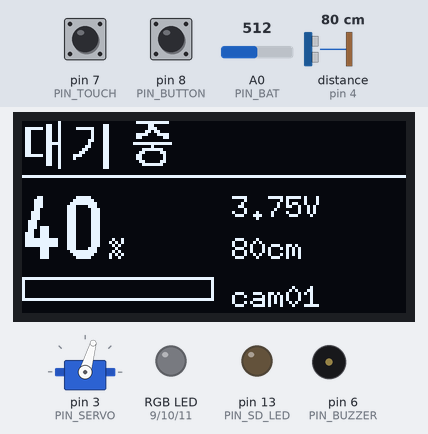
Simulated run of this sketch. Board: Arduino Uno, built with avr-gcc and run on an emulated ATmega328P. Shown: 128×64 one-colour display, servo, an RGB LED mixed from three pins (HIGH = lit), output pins drawn as LEDs (lit = HIGH), buzzer (waves = sounding). Wiring (inferred from the names in the program): ultrasonic range finder: trigger pin 5; echo pin 4. Dashed ring = blinking. The test bench sets the inputs (shaded band); at power-on: distance to the obstacle (sensor on pin 4) 80 cm, A0 (PIN_BAT) = 512, pin 7 (PIN_TOUCH) LOW, pin 8 (PIN_BUTTON) LOW. The echo pulse lasts 58.3 µs per cm; pins used as bus, display or sensor lines are not drawn; what the sketch prints to the serial monitor is not drawn.

Above: at 1.5 s.
1.6 s: distance to the obstacle (sensor on pin 4) set to 33 cm
At 3.9 s:
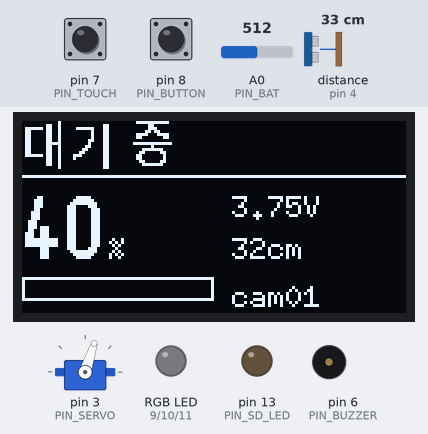
4.6 s: distance to the obstacle (sensor on pin 4) set to 27 cm
At 6.11 s:
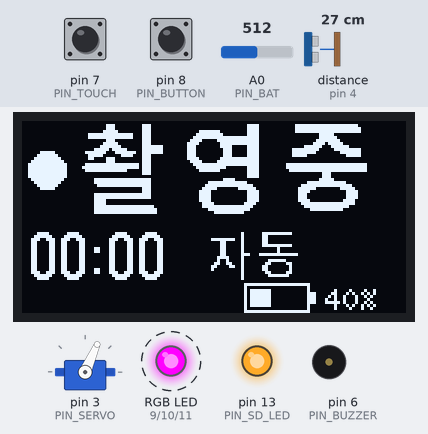
7.6 s: A0 (PIN_BAT) set to 0
At 9.62 s:
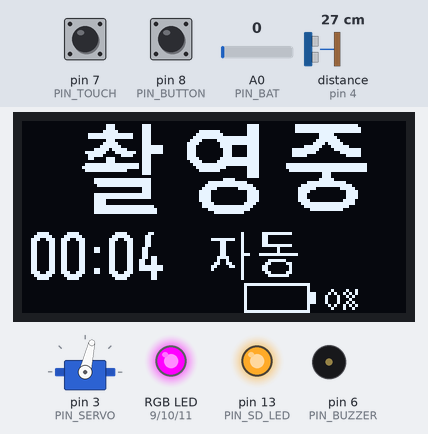
Timing chart, 0 to 25.4 s (numbered marks = the images above; inputs shaded):
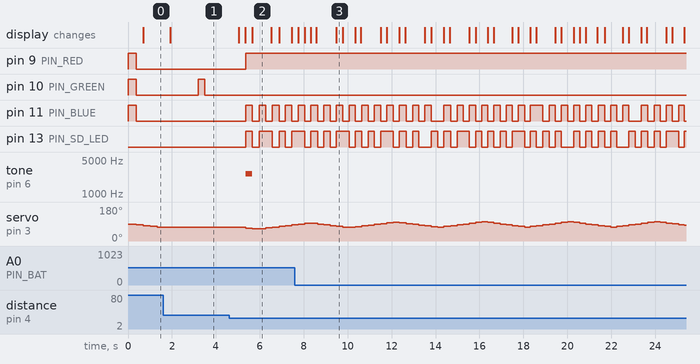

The sketch:

mini_bodycam_v5.ino
```cpp
/*
  미니 바디캠 v5 (코딩어레이 키트 연습용)

  v5 변경: 초음파 자동 녹화를 더 잘 감지하도록 개선
  - 한 번 잰 값 대신 3번 재서 가운데 값(중앙값)을 사용 -> 튀는 값 제거
  - "1초 동안 한 번도 안 놓치고 가까이" 대신 "가까이 점수"를 쌓는 방식
    (가끔 측정이 실패해도 녹화가 시작됨)
  - 화면에 거리 막대와 감지 점수 표시, 시리얼에 'd' 를 보내면 거리 값을 계속 출력

  v3 추가: OLED 화면에 "촬영중", 녹화 시간, 배터리, 거리 표시
  - 라이브러리 매니저에서 "U8g2" (olikraus) 설치 필요
  - OLED는 A4(SDA), A5(SCL)를 쓰므로 써미스터(A4), 불꽃 센서(A5)의 DIP 스위치는 OFF
  - 같은 폴더에 hangul.h 파일이 있어야 합니다

  v1 기능: 버튼 녹화, 상태 LED, 부저 알림, 배터리(슬라이드), 충전(터치)
  v2 추가:
  - 초음파 센서: 사람이 30cm 안으로 1초 이상 다가오면 자동으로 녹화 시작,
                 멀어진 뒤 10초가 지나면 자동 종료 (실제 바디캠의 "자동 녹화 트리거" 개념)
                 버튼으로 시작한 녹화는 버튼으로만 끈다
  - 서보모터: 평상시에는 배터리 게이지 바늘 (0도 = 0%, 180도 = 100%)
              녹화 중에는 좌우로 천천히 회전 (카메라 회전대 흉내)

  [핀]
  버튼 D8, 터치 D7, 부저 D6, RGB D9 D10 D11, Red LED D13, 슬라이드 A0
  초음파 Trig D5 (보내기), Echo D4 (받기)
  서보 D3
*/

#include <Servo.h>
#include <U8g2lib.h>
#include <Wire.h>
#include "hangul.h"

// ---- OLED 화면 ----
// 화면이 안 나오거나 글자가 옆으로 2칸 밀려 보이면 아래 줄 대신 SH1106 줄을 쓰세요
U8G2_SSD1306_128X64_NONAME_1_HW_I2C oled(U8G2_R0, U8X8_PIN_NONE);
// U8G2_SH1106_128X64_NONAME_1_HW_I2C oled(U8G2_R0, U8X8_PIN_NONE);
// 화면이 거꾸로 보이면 U8G2_R0 을 U8G2_R2 로 바꾸세요

// ---- 핀 번호 ----
const int PIN_BUTTON = 8;
const int PIN_TOUCH  = 7;
const int PIN_BUZZER = 6;
const int PIN_RED    = 9;
const int PIN_GREEN  = 10;
const int PIN_BLUE   = 11;
const int PIN_SD_LED = 13;
const int PIN_BAT    = A0;
const int PIN_SERVO  = 3;
const int PIN_TRIG   = 5;          // 초음파 보내기
const int PIN_ECHO   = 4;          // 초음파 받기

// ---- 설정 ----
const int LOW_BATTERY    = 15;     // %
const int APPROACH_CM    = 30;     // 이 거리 안으로 오면 "가까움"
const int NEAR_SCORE_MAX = 10;     // 가까이 점수 최대값
const int NEAR_SCORE_ON  = 6;      // 점수가 이만큼 쌓이면 자동 녹화 (약 1초)
const unsigned long LEAVE_MS = 10000;     // 마지막으로 가까웠던 뒤 이만큼 지나면 자동 종료

// ---- 상태 ----
bool recording = false;
bool autoRec = false;              // 초음파로 자동 시작한 녹화인지
bool charging = false;
int batteryPct = 100;
float batteryV = 0;
unsigned long recStart = 0;
int distanceCm = -1;               // -1 = 측정 안 됨
int nearScore = 0;                 // 가까이 점수 (0 ~ NEAR_SCORE_MAX)
bool debugDistance = false;        // 시리얼에 'd' 를 보내면 켜짐
Servo servo;

// ---------------------------------------------------------------- LED
void led(bool r, bool g, bool b) {
  digitalWrite(PIN_RED, r);
  digitalWrite(PIN_GREEN, g);
  digitalWrite(PIN_BLUE, b);
}

void updateLed() {
  unsigned long t = millis();
  if (recording && autoRec)   led(1, 0, (t / 300) % 2);      // 자동 녹화: 빨강 + 보라 번갈아
  else if (recording)         led(1, 0, 0);                  // 버튼 녹화: 빨강 켜짐
  else if (charging)          led(0, 0, (t / 500) % 2);      // 충전 중: 파랑 깜빡임
  else if (batteryPct <= LOW_BATTERY) led((t / 150) % 2, 0, 0);  // 배터리 부족
  else                        led(0, (t % 3000) < 300, 0);   // 평상시: 초록 잠깐
  digitalWrite(PIN_SD_LED, recording && (t / 250) % 2);
}

// ---------------------------------------------------------------- 부저
int beepPattern = 0;               // 1 = 시작, 2 = 종료, 3 = 자동 시작 (짧게 3번)
unsigned long beepStart = 0;

void beep(int pattern) { beepPattern = pattern; beepStart = millis(); }

void updateBeep() {
  unsigned long t = millis() - beepStart;
  bool on = false;
  if (beepPattern == 1) on = t < 150;
  if (beepPattern == 2) on = t < 120 || (t > 250 && t < 370);
  if (beepPattern == 3) on = (t < 80) || (t > 160 && t < 240) || (t > 320 && t < 400);
  if (on) tone(PIN_BUZZER, beepPattern == 3 ? 2600 : 2000); else noTone(PIN_BUZZER);
  if (beepPattern && t > 600) beepPattern = 0;
}

// ---------------------------------------------------------------- 녹화
void startRecord(bool byAuto) {
  recording = true;
  autoRec = byAuto;
  recStart = millis();
  beep(byAuto ? 3 : 1);
  if (byAuto) Serial.println(F(">>> 자동 녹화 시작 (누군가 다가옴)"));
  else Serial.println(F(">>> 녹화 시작 (버튼)"));
}

void stopRecord(const char* why) {
  recording = false;
  autoRec = false;
  beep(2);
  Serial.print(F(">>> 녹화 종료 ("));
  Serial.print(why);
  Serial.print(F("), 녹화 시간 "));
  Serial.print((millis() - recStart) / 1000);
  Serial.println(F("초"));
}

void checkButton() {
  static bool stable = LOW, lastRead = LOW;
  static unsigned long changedAt = 0, lastToggle = 0;
  bool v = digitalRead(PIN_BUTTON);
  if (v != lastRead) { lastRead = v; changedAt = millis(); }
  if (millis() - changedAt > 40 && v != stable) {
    stable = v;
    if (stable == HIGH && millis() - lastToggle > 1500) {
      lastToggle = millis();
      if (recording) stopRecord("버튼");
      else startRecord(false);
    }
  }
}

// ---------------------------------------------------------------- 초음파 센서
// trig 핀으로 10us 신호를 보내고, echo 핀에 소리가 돌아온 시간으로 거리를 잰다
// 소리는 1cm 가는 데 약 29us, 왕복이므로 58로 나눈다
int measureOnce() {
  digitalWrite(PIN_TRIG, LOW);
  delayMicroseconds(3);
  digitalWrite(PIN_TRIG, HIGH);
  delayMicroseconds(10);
  digitalWrite(PIN_TRIG, LOW);
  unsigned long us = pulseIn(PIN_ECHO, HIGH, 15000UL);   // 최대 15ms (약 2.5m까지)
  if (us == 0) return -1;                                // 반사가 안 돌아옴
  return us / 58;
}

// 3번 재서 가운데 값을 쓴다. 한 번씩 튀는 값을 없애는 간단한 방법
int measureCm() {
  int v[3];
  for (int i = 0; i < 3; i++) {
    v[i] = measureOnce();
    if (v[i] < 0) v[i] = 999;          // 실패는 "아주 멂"으로 취급
    delay(5);                          // 이전 소리의 메아리가 사라질 시간
  }
  // 세 값 정렬해서 가운데 값
  if (v[0] > v[1]) { int t = v[0]; v[0] = v[1]; v[1] = t; }
  if (v[1] > v[2]) { int t = v[1]; v[1] = v[2]; v[2] = t; }
  if (v[0] > v[1]) { int t = v[0]; v[0] = v[1]; v[1] = t; }
  return v[1] >= 999 ? -1 : v[1];
}

void updateDistance() {
  static unsigned long lastMeasure = 0, lastNear = 0;
  if (millis() - lastMeasure < 150) return;
  lastMeasure = millis();
  distanceCm = measureCm();
  bool near = distanceCm > 0 && distanceCm < APPROACH_CM;

  // 가까우면 점수 +2, 아니면 -1 (가끔 놓쳐도 계속 쌓이도록)
  if (near) { nearScore = min(NEAR_SCORE_MAX, nearScore + 2); lastNear = millis(); }
  else      { nearScore = max(0, nearScore - 1); }

  if (debugDistance) {
    Serial.print(F("거리 ")); Serial.print(distanceCm);
    Serial.print(F("cm  점수 ")); Serial.println(nearScore);
  }

  if (!recording && nearScore >= NEAR_SCORE_ON) startRecord(true);
  if (recording && autoRec && millis() - lastNear > LEAVE_MS) stopRecord("자동: 멀어짐");
}

void serialCommand() {
  while (Serial.available()) {
    char c = Serial.read();
    if (c == 'd' || c == 'D') {
      debugDistance = !debugDistance;
      Serial.println(debugDistance ? F("거리 출력 켬") : F("거리 출력 끔"));
    }
  }
}

// ---------------------------------------------------------------- 서보모터
void updateServo() {
  static unsigned long last = 0;
  static int angle = 90;
  if (millis() - last < 30) return;
  last = millis();
  int target;
  if (recording) {
    // 녹화 중: 4초에 한 번 왕복하며 좌우 회전 (30도 ~ 150도)
    unsigned long t = (millis() - recStart) % 4000;
    target = t < 2000 ? map(t, 0, 2000, 30, 150) : map(t, 2000, 4000, 150, 30);
  } else {
    target = map(batteryPct, 0, 100, 0, 180);       // 배터리 게이지
  }
  // 한 번에 최대 4도씩만 움직여서 덜컹거리지 않게
  if (target > angle + 4) angle += 4;
  else if (target < angle - 4) angle -= 4;
  else angle = target;
  servo.write(angle);
}

// ---------------------------------------------------------------- OLED 화면
void k16(int x, int y, const unsigned char* g) { oled.drawXBMP(x, y, 16, 16, g); }   // 작은 한글
void k32(int x, int y, const unsigned char* g) { oled.drawXBMP(x, y, 32, 32, g); }   // 큰 한글

void drawBattery(int x, int y) {                  // 작은 배터리 그림 + %
  oled.drawFrame(x, y, 22, 10);
  oled.drawBox(x + 22, y + 3, 2, 4);
  oled.drawBox(x + 2, y + 2, map(batteryPct, 0, 100, 0, 18), 6);
  oled.setFont(u8g2_font_6x10_tr);
  oled.setCursor(x + 27, y + 9);
  oled.print(batteryPct);
  oled.print('%');
}

void drawScreen() {
  unsigned long t = millis();
  if (recording) {
    // ● 촬영중 (크게), 녹화 시간, 자동/수동
    if ((t / 500) % 2) oled.drawDisc(8, 16, 6);                 // 깜빡이는 빨간 점 대신 동그라미
    k32(18, 0, K32_CHAL); k32(52, 0, K32_YEONG); k32(86, 0, K32_JUNG);
    unsigned long sec = (t - recStart) / 1000;
    char buf[8];
    snprintf(buf, sizeof(buf), "%02lu:%02lu", sec / 60, sec % 60);
    oled.setFont(u8g2_font_logisoso16_tn);
    oled.drawStr(2, 53, buf);
    if (autoRec) { k16(62, 37, K16_JA); k16(78, 37, K16_DONG); }
    else         { k16(62, 37, K16_SU); k16(78, 37, K16_DONG); }
    drawBattery(74, 54);
  } else {
    // 상태 제목
    if (charging)      { k16(0, 0, K16_CHUNG); k16(16, 0, K16_JEON); k16(36, 0, K16_JUNG); }
    else if (batteryPct <= LOW_BATTERY) { k16(0, 0, K16_BAE); k16(16, 0, K16_TEO); k16(32, 0, K16_RI);
                                          k16(52, 0, K16_BU); k16(68, 0, K16_JOK); }
    else               { k16(0, 0, K16_DAE); k16(16, 0, K16_GI); k16(36, 0, K16_JUNG); }
    oled.drawHLine(0, 18, 128);
    // 배터리 크게
    char buf[6];
    snprintf(buf, sizeof(buf), "%d", batteryPct);
    oled.setFont(u8g2_font_logisoso20_tn);
    oled.drawStr(0, 46, buf);
    int w = oled.getStrWidth(buf);                // 숫자 폭만큼 오른쪽에 % 붙이기
    oled.setFont(u8g2_font_6x10_tr);
    oled.drawStr(w + 3, 46, "%");
    oled.setCursor(70, 32); oled.print(batteryV, 2); oled.print('V');
    // 거리와 감지 막대 (막대가 가득 차면 자동 녹화)
    oled.setCursor(70, 46);
    if (distanceCm > 0) { oled.print(distanceCm); oled.print(F("cm")); }
    else oled.print(F("--"));
    oled.drawFrame(0, 52, 64, 8);
    oled.drawBox(2, 54, map(nearScore, 0, NEAR_SCORE_ON, 0, 60) > 60 ? 60 : map(nearScore, 0, NEAR_SCORE_ON, 0, 60), 4);
    oled.drawStr(70, 62, "cam01");
  }
}

void updateScreen() {
  static unsigned long last = 0;
  if (millis() - last < 250) return;              // 0.25초마다 다시 그림
  last = millis();
  oled.firstPage();                               // 메모리를 아끼려고 8조각으로 나눠 그림
  do { drawScreen(); } while (oled.nextPage());
}

// ---------------------------------------------------------------- 배터리 / 충전
int voltToPercent(float v) {
  const float tbl[][2] = {{4.20, 100}, {4.10, 90}, {4.00, 80}, {3.90, 65}, {3.80, 50},
                          {3.70, 30}, {3.60, 15}, {3.50, 7}, {3.30, 0}};
  if (v >= tbl[0][0]) return 100;
  for (int i = 1; i < 9; i++)
    if (v >= tbl[i][0])
      return tbl[i][1] + (v - tbl[i][0]) / (tbl[i - 1][0] - tbl[i][0]) * (tbl[i - 1][1] - tbl[i][1]);
  return 0;
}

void readPower() {
  static unsigned long last = 0;
  if (millis() - last < 200) return;
  last = millis();
  batteryV = 3.3 + analogRead(PIN_BAT) * (4.2 - 3.3) / 1023.0;
  batteryPct = voltToPercent(batteryV);
  charging = digitalRead(PIN_TOUCH) == HIGH;
}

// ---------------------------------------------------------------- 상태 보고
void report() {
  static unsigned long last = 0;
  if (millis() - last < 2000) return;
  last = millis();
  const char* mode = recording ? (autoRec ? "auto_recording" : "recording") : charging ? "charging" : "buffering";
  Serial.print(F("{\"battery\":")); Serial.print(batteryPct);
  Serial.print(F(",\"volt\":"));     Serial.print(batteryV, 2);
  Serial.print(F(",\"charging\":")); Serial.print(charging ? F("true") : F("false"));
  Serial.print(F(",\"distance\":")); Serial.print(distanceCm);
  Serial.print(F(",\"near\":"));     Serial.print(nearScore);
  Serial.print(F(",\"mode\":\""));   Serial.print(mode);
  Serial.println(F("\"}"));
}

// ----------------------------------------------------------------
void setup() {
  Serial.begin(9600);
  pinMode(PIN_BUTTON, INPUT);
  pinMode(PIN_TOUCH, INPUT);
  pinMode(PIN_RED, OUTPUT);
  pinMode(PIN_GREEN, OUTPUT);
  pinMode(PIN_BLUE, OUTPUT);
  pinMode(PIN_SD_LED, OUTPUT);
  pinMode(PIN_TRIG, OUTPUT);
  pinMode(PIN_ECHO, INPUT);
  led(1, 1, 1);                     // 부팅 중: 흰색
  Serial.println(F("미니 바디캠 v5 시작 (시리얼에 d 를 보내면 거리 값 출력)"));
  oled.begin();
  oled.setBusClock(400000);        // I2C 빠르게

  servo.attach(PIN_SERVO);
  servo.write(90);
  delay(300);
}

void loop() {
  serialCommand();
  checkButton();
  readPower();
  updateDistance();
  updateServo();
  updateLed();
  updateBeep();
  updateScreen();
  report();
}
```

Source omitted: hangul.h (data table, 6300 bytes)

Measured:
- the behaviour switches between 31 and 30 cm on distance to the obstacle (sensor on pin 4) (found by bisection; images 1 and 2)
- after the input at 1.6 s, the display: changes after 0.32 s (image 1)
- after the input at 4.6 s, pin 9 (PIN_RED): LOW → HIGH after 0.76 s; pin 10 (PIN_GREEN): stays LOW (without the input it goes to HIGH after 1.7 s)
- what the display in image 2 shows lasts 0.8 s, from 5.7 s to 6.5 s
